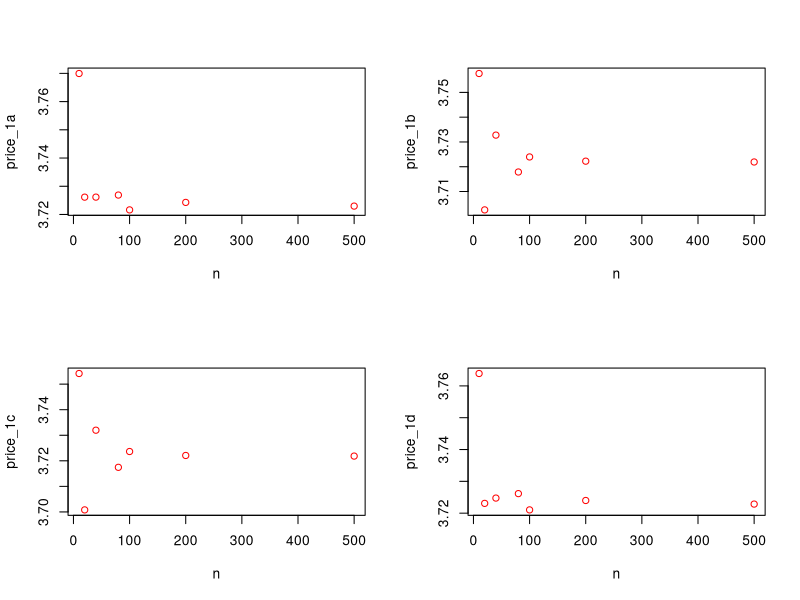
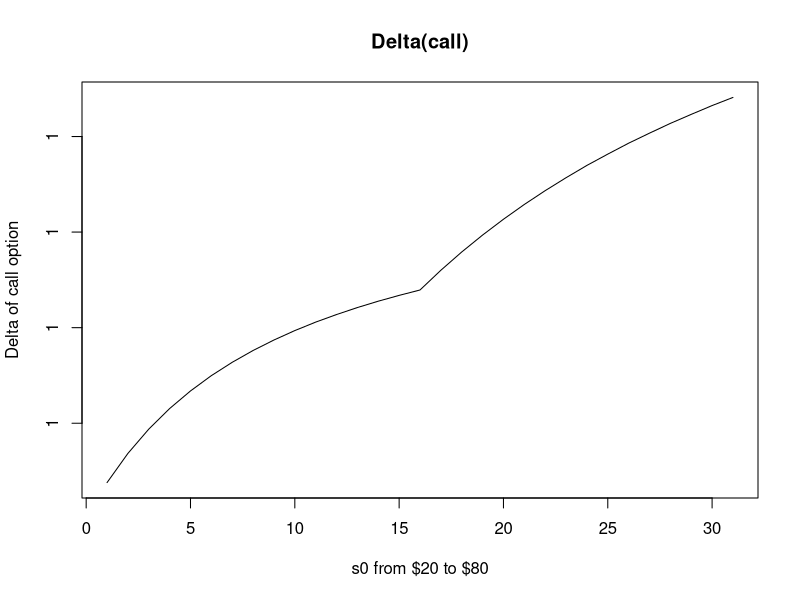
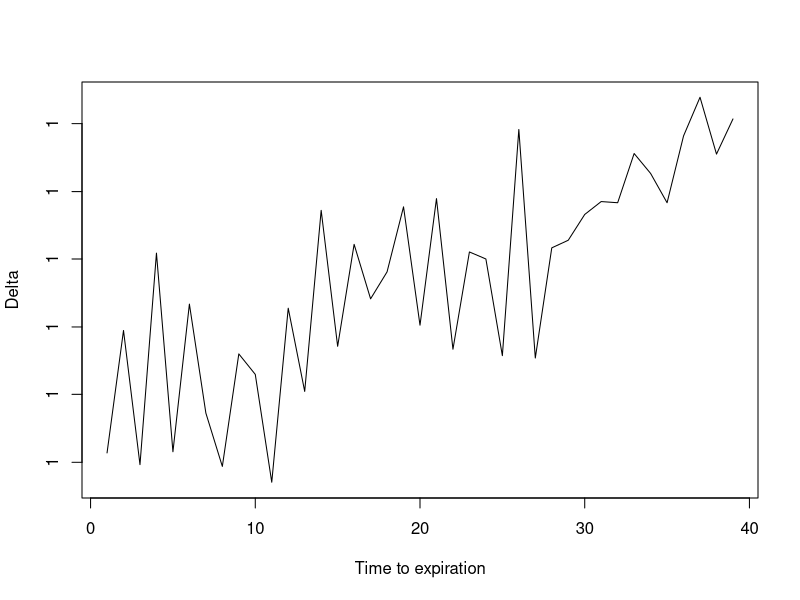
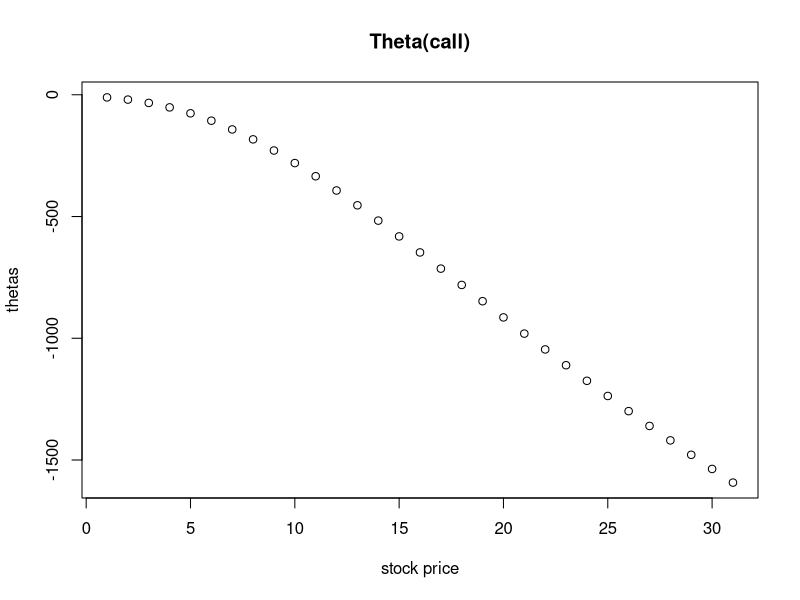
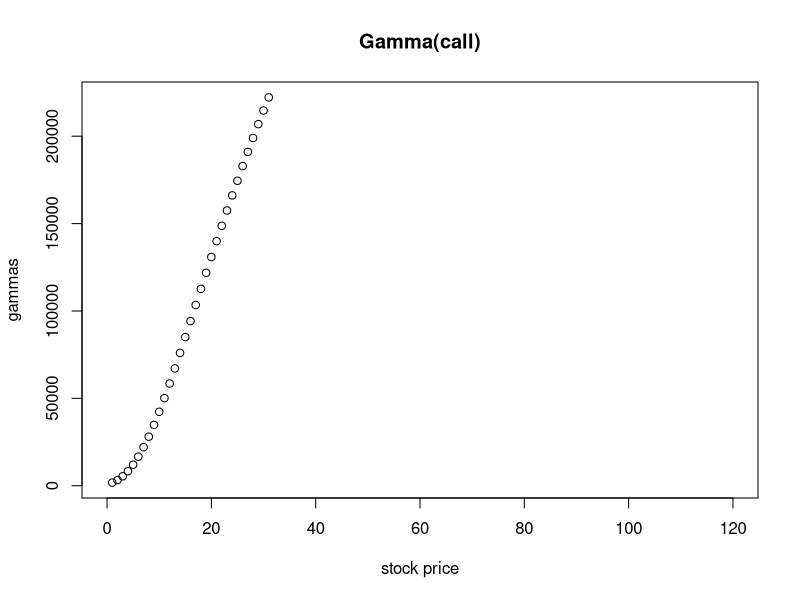
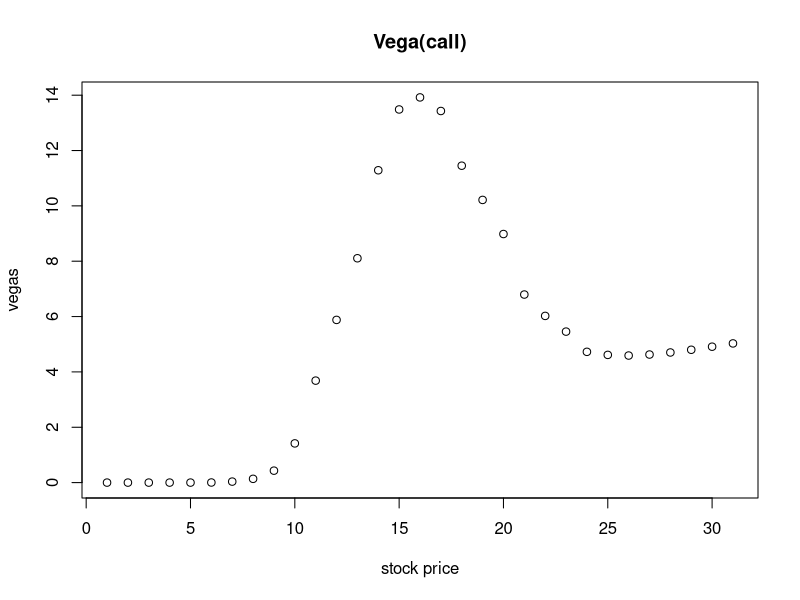
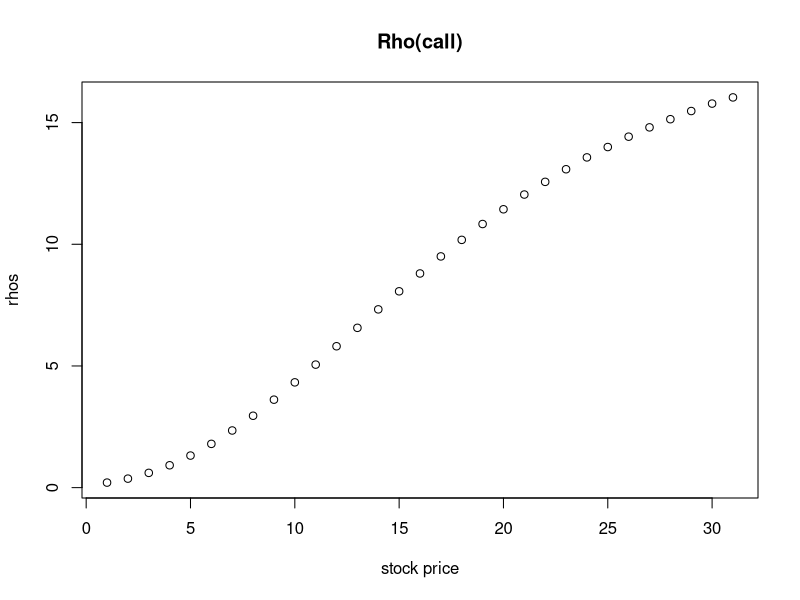
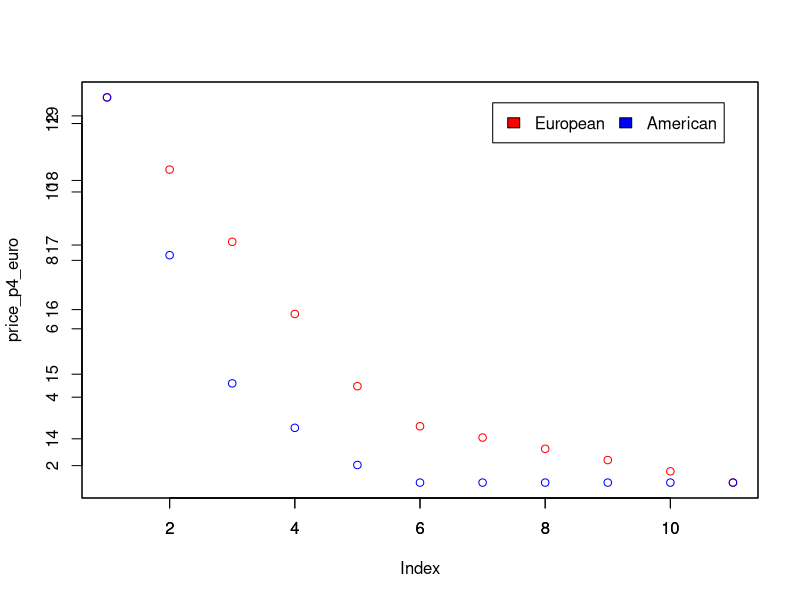

Recreate these plots in R, in order.
# 237G Project 4 Wei Wei

#### problem 1
r = .05
sigma = .24
s0 = 32
X = 30
maturity = 0.5
n = c(10,20,40,80,100,200,500)

binomialcall = function (u, d, p, s0, X, n, r, step) {
  R = exp(r * step)
  # c[j,i] represents the call value at time j if the stock price makes i downward movements out of a total of j movements.
  C = matrix(data = NA, nrow = n+1, ncol = n+1)
  for( i in 0:n ){
    C[n+1,i+1] = max(0, s0 * u^(n-i) * d^(i) - X)
  }
  for( j in n:1 ){
    for ( k in 1:j ){
      C[j,k] = (p * C[j+1,k] + (1-p) * C[j+1,k+1]) / R
    }
  }
  return( C[1,1] )
}

# (a)
step = maturity / n
c = 0.5 * ( exp(-r*step) + exp((r+sigma^2)*step))
d = c - sqrt(c^2-1)
u = 1/d
p = (exp(r*step) - d) / (u-d)
price_1a = array(data = NA, dim = length(n))
for (i in 1:length(n) ){
  price_1a[i] = binomialcall(u[i], d[i], p[i], s0, X, n[i], r, step[i])
}
# (b)
u = exp(r*step) * (1 + sqrt(exp(sigma^2*step)-1))
d = exp(r*step) * (1 - sqrt(exp(sigma^2*step)-1))
p = 1/2
price_1b = array(data = NA, dim = length(n))
for (i in 1:length(n) ){
  price_1b[i] = binomialcall(u[i], d[i], p, s0, X, n[i], r, step[i])
}
# (c)
u = exp((r-0.5*sigma^2)*step + sigma*sqrt(step))
d = exp((r-0.5*sigma^2)*step - sigma*sqrt(step))
p = 1/2
price_1c = array(data = NA, dim = length(n))
for (i in 1:length(n) ){
  price_1c[i] = binomialcall(u[i], d[i], p, s0, X, n[i], r, step[i])
}
# (d)
u = exp(sigma * sqrt(step))
d = exp( - sigma * sqrt(step))
p = 0.5 + 0.5*( (r-0.5*sigma^2) * sqrt(step) / sigma )
price_1d = array(data = NA, dim = length(n))
for (i in 1:length(n) ){
  price_1d[i] = binomialcall(u[i], d[i], p[i], s0, X, n[i], r, step[i])
}
par(mfrow=c(2,2))
plot(x = n, y = price_1a, xlab = "n", col = "red")
plot(x = n, y = price_1b, xlab = "n", col = "red")
plot(x = n, y = price_1c, xlab = "n", col = "red")
plot(x = n, y = price_1d, xlab = "n", col = "red")
par(mfrow=c(1,1))

#### problem 2
r = 0.02
s0 = 696.95 # GOOG stock price on April 27 2016
sigma = .24
K = floor(1.1*s0) # strike price 766
maturity = 260/360 # assume time to expiration date Jan 12 2017 is 260 days
# use the binomial call method in problem 1(c)
n = 20
step = maturity/n # divide the time interval into 100 periods.
u = exp((r-0.5*sigma^2)*step + sigma*sqrt(step))
d = exp((r-0.5*sigma^2)*step - sigma*sqrt(step))
p = 1/2
price_p2a = binomialcall(u,d,p, s0, K, n, r, step) # price = 34.12, based on sigma = .24
price_p2a
# (b)
# yahoo finance GOOG call(K = 765) price is 30.00
sigma = .2207
u = exp((r-0.5*sigma^2)*step + sigma*sqrt(step))
d = exp((r-0.5*sigma^2)*step - sigma*sqrt(step))
price_p2b = binomialcall(u,d,p, s0, K, n, r, step)
price_p2b

#### problem 3
K = 50
r = 0.03
sigma = 0.2
maturity = 0.3846 # 20 weeks
mu = 0.25
# (i)
DeltaCall = function(s0,u,d,K,n,r,maturity){
  step = maturity/n
  R = exp(r*step)
  p = (R - d)/(u-d) # risk-neutral probability
  P = matrix(data = NA, nrow = length(s0), ncol = n+1) # call option price
  for( row in 1:length(s0) ){
  for( i in 0:n ){
    P[row,i+1] = max(0, s0[row] * u^(n-i) * d^i - K )
  }
  for( j in (n:2) ){
    for( k in 1:j ){
      P[row,k] = ( p*P[row,k] + (1-p) * P[row,k+1] )/R
    }
  }
  }
  return ( (P[,1] - P[,2]) / (s0*u - s0*d) )
}

s0 = seq(20,80,2)
deltas = DeltaCall(s0, mu, 1/mu, K, 100, r, maturity) # 100 periods
plot(deltas, type = "l",main = "Delta(call)", ylab = "Delta of call option", xlab = "s0 from $20 to $80")

# (ii)
s0 = 49
maturity = seq(0,0.3846, 0.01)
step = 0.01
n = 100
DeltaCall_T =  function(s0,u,d,K,n,r,maturity){
  step = maturity / n
  R = exp(r*step)
  p = (R - d)/(u-d) # risk-neutral probability
  P = matrix(data = NA, nrow = length(maturity), ncol = n+1) # call option price, each column is a period
  for( i in 0:n ){
    P[,i+1] = max(0, s0 * u^(n-i) * d^i - K )
  }
  for( j in (n:2) ){
    for( k in 1:j ){
      P[,k] = ( p*P[,k] + (1-p) * P[,k+1] )/R
    }
  }
  return ( (P[,1] - P[,2]) / (s0*u - s0*d) )
}
deltas_T = DeltaCall_T(s0, mu, 1/mu, K, n, r, maturity)
plot(deltas_T, type = "l", xlab = "Time to expiration", ylab = "Delta")

# (iii)
Theta  = function(s0,u,d,K,n,r,maturity){
  step = maturity/n
  R = exp(r*step)
  p = (R - d)/(u-d) # risk-neutral probability
  P = matrix(data = NA, nrow = length(s0), ncol = n+1) # call option price
  for( row in 1:length(s0) ){
  for( i in 0:n ){
    P[row,i+1] = max(0, s0[row] * u^(n-i) * d^i - K )
  }
  }
  for( j in (n:2) ){
    for( k in 1:j ){
      P[,k] = ( p*P[,k] + (1-p) * P[,k+1] )/R
    }
  }
  return ( -(P[,1] - P[,2])/(step) )
}
s0 = seq(20,80,2)
maturity = 0.3846 # 20 weeks
n = 100
thetas = Theta(s0,u,d,K,n,r,maturity)
plot(thetas, main = "Theta(call)", xlab = "stock price")

# (iv)
Gamma = function(s0,u,d,K,n,r,maturity){
  step = maturity/n
  R = exp(r*step)
  p = (R - d)/(u-d) # risk-neutral probability
  P = matrix(data = NA, nrow = length(s0), ncol = n+1) # call option price
  for( row in 1:length(s0) ){
    for( i in 0:n ){
      P[row,i+1] = max(0, s0[row] * u^(n-i) * d^i - K )
    }
    for( j in (n:2) ){
      for( k in 1:j ){
        P[row,k] = ( p*P[row,k] + (1-p) * P[row,k+1] )/R
      }
    }
  }
  return ( (P[,3]+P[,1] - 2*P[,2])/(step*step) )
}
gammas = Gamma(s0,u,d,K,n,r,maturity)
plot(gammas, main = "Gamma(call)", xlab = "stock price", xlim = range(0:120))

# (v) Vega must be computed from running the binomial method twice
Vega = function(s0, sigma ,K,n,r,maturity){
  step = maturity/n
  R = exp(r*step)
  
  u = exp(sigma*sqrt(step))
  d = exp(- sigma*sqrt(step))
  
  p = (R - d)/(u-d) # risk-neutral probability
  P = matrix(data = NA, nrow = length(s0), ncol = n+1) # call option price
  for( row in 1:length(s0) ){
  for( i in 0:n ){
    P[row,i+1] = max(0, s0[row] * u^(n-i) * d^i - K )
  }
  for( j in (n:2) ){
    for( k in 1:j ){
      P[row,k] = ( p*P[row,k] + (1-p) * P[row,k+1] )/R
    }
  }
  }
  c1 = P[,1]
  
  dSigma = sigma/n
  sigma = sigma * (1+1/n)
  u = exp(sigma*sqrt(step))
  d = exp(- sigma*sqrt(step))
  p = (R - d)/(u-d) # risk-neutral probability
  P = matrix(data = NA, nrow = length(s0), ncol = n+1) # call option price
  for( row in 1:length(s0) ){
    for( i in 0:n ){
      P[row,i+1] = max(0, s0[row] * u^(n-i) * d^i - K )
    }
    for( j in (n:2) ){
      for( k in 1:j ){
        P[row,k] = ( p*P[row,k] + (1-p) * P[row,k+1] )/R
      }
    }
  }
  c2 = P[,1]
  
  Vega = (c2 - c1)/dSigma
  return(Vega)
}
vegas = Vega(s0, sigma,K,n,r,maturity)
plot(vegas, main = "Vega(call)", xlab = "stock price")

# (vi) Rho must be computed from running the binomial method twice
Rho  = function(s0,u,d,K,n,r,maturity){
  step = maturity/n
  R = exp(r*step)
  p = (R - d)/(u-d) # risk-neutral probability
  P = matrix(data = NA, nrow = length(s0), ncol = n+1) # call option price
  for( row in 1:length(s0) ){
    for( i in 0:n ){
      P[row,i+1] = max(0, s0[row] * u^(n-i) * d^i - K )
    }
    for( j in (n:2) ){
      for( k in 1:j ){
        P[row,k] = ( p*P[row,k] + (1-p) * P[row,k+1] )/R
      }
    }
  }
  p1 = P[,1]
  
  dr = r/n
  r = r*(1+1/n)
  R = exp(r*step)
  p = (R - d)/(u-d) # risk-neutral probability
  P = matrix(data = NA, nrow = length(s0), ncol = n+1) # call option price
  for( row in 1:length(s0) ){
    for( i in 0:n ){
      P[row,i+1] = max(0, s0[row] * u^(n-i) * d^i - K )
    }
    for( j in (n:2) ){
      for( k in 1:j ){
        P[row,k] = ( p*P[row,k] + (1-p) * P[row,k+1] )/R
      }
    }
  }
  p2 = P[,1]
  
  return ( (p2 - p1)/dr )
}
rhos = Rho(s0,u,d,K,n,r,maturity)
plot(rhos, main = "Rho(call)", xlab = "stock price")

#### problem 4
r = 0.05
sigma = 0.3
X = 100
maturity = 1
n = 3 # assume a 3-period binomial tree
s0 = seq(80,120,4)
europeanPut = function(s0,u,d,K,n,r,maturity){
  step = maturity/n
  R = exp(r*step)
  p = (R - d)/(u-d) # risk-neutral probability
  P = matrix(data = NA, nrow = length(s0), ncol = n+1) # option price, each row is an observation
  for( row in 1:length(s0) ){
    for( i in 0:n ){
      P[row,i+1] = max(0, K - s0[row] * u^(n-i) * d^i)
    }
  }
  for( j in n:2 ){
    for( k in 1:j ){
      P[,k] = (p*P[,k] + (1-p)*P[,k+1])/R
    }
  }
  return ( P[,1] )
}

americanPut = function(s0,u,d,K,n,r,maturity){
  step = maturity/n
  R = exp(r*step)
  p = (R - d)/(u-d) # risk-neutral probability
  P = matrix(data = NA, nrow = length(s0), ncol = n+1) # option price, each row is an observation
  for( row in 1:length(s0) ){
    for( i in 0:n ){
      P[row,i+1] = max(0, K - s0[row] * u^(n-i) * d^i)
    }
  
  for( j in n:1 ){
    for( k in 1:j ){
      P[row,k] = max( (p*P[row,k] + (1-p)*P[row,k+1])/R, K - s0 * u^(j-k+1) * d^(k-1) )
    }
  }
  }
  return ( P[,1] )
}

price_p4_euro = europeanPut( s0,u=1.13,d=0.8,X,n,r,maturity)
price_p4_amer = americanPut( s0,u=1.13,d=0.8,X,n,r,maturity)
plot(price_p4_euro, col = "red")
par(new = T)
plot(price_p4_amer, col = "blue", axis = FALSE, ylab = "", xlab = "")
legend("topright", inset=.05,
       c("European","American"), fill=c("red", "blue"), horiz=TRUE)

#### problem 5
r = 0.05
sigma = 0.24
s0 = 32
X = 30
maturity = 0.5 # 6 months
n = c(10, 15, 20, 40, 70, 80, 100, 200, 500)
TrinomialEuroCall = function(s0, Pu, Pd, X, n, maturity, r){
  Pm = 1 - Pu - Pd
  R = exp(r*maturity)
  C = matrix(data = NA, nrow = length(n), ncol = 2*n[length(n)]+1)
  for( row in 1:length(n) ){
    ncol = 2*n[row]+1
    for( i in 1:ncol ){
      C[row,i] = max(0, s0*u^(n[row]-i+1)*d^(i-1) - X)
    }
    for( j in (n[row]-1):0 ){
      for( k in 1:(2*j)){
        C[row,k+1] = Pu[row]*C[row,k+1] + Pm[row]*C[row,k+2] + Pd[row]*C[row,k+3]
      }
    }
  }
  C[,1]=C[,1]/R
  return(C[,1])
}
# (a)
dt = maturity/n
d = exp(-sigma*sqrt(3*dt))
u = 1/d
Pd = (r*dt*(1-u) + (r*dt)^2 + sigma^2*dt) / (u-d) / (1-d)
Pu = (r*dt*(1-d) + (r*dt)^2 + sigma^2*dt)/(u-d)/(u-1)
price_p5a = TrinomialEuroCall(s0, Pu, Pd, X, n, maturity, r)

# (b)
deltaXu = sigma*sqrt(3*dt)
deltaXd = -sigma*sqrt(3*dt)
Pd = 0.5*( (sigma^2*dt + (r-0.5*sigma^2)^2*dt^2) / (dt*deltaXu^2) - (r - sigma^2/2)*dt / dt / deltaXu)
Pu = 0.5*( (sigma^2*dt + (r-0.5*sigma^2)^2*dt^2) / (dt*deltaXu^2) + (r - sigma^2/2)*dt / dt / deltaXu)
price_p5b = TrinomialEuroCall(s0, Pu, Pd, X, n, maturity, r)

plot(price_p5a, ylab="Call price", col = "red")
legend("topright", inset=.05,
       c("a","b"), fill=c("red", "blue"), horiz=TRUE)
par(new = TRUE)
plot(price_p5b, ylab = "", axes = FALSE, col = "blue")

#### problem 6
GetHalton = function(HowMany, Base){
  seq = array(data = NA, dim = HowMany )
  NumBits = 1 + ceiling( log(HowMany)/log(Base) ) # number of points
  VecBase = Base^(-(1:NumBits)) # base^(-i) vector
  WorkVec = array(0, dim = NumBits)
  for( i in 1:HowMany ){
    j = 1
    ok = 0
    while( ok == 0 ){
      WorkVec[j] = WorkVec[j]+1
      if(WorkVec[j]<Base){
        ok = 1
      }
      else{
        WorkVec[j] = 0
        j = j+1
      }
    }
    seq[i] = sum(WorkVec * VecBase)
  }
  return(seq)
}

haltonEuropeanCall = function(s0, K, maturity, r, sigma, N, b1, b2){
  h1 = GetHalton(N, b1)
  h2 = GetHalton(N, b2)
  z1 = sqrt(-2*log(h1)) * cos(2*3.14*h2)
  z2 = sqrt(-2*log(h1)) * sin(2*3.14*h2)
  WT1 = sqrt(maturity) * z1
  WT2 = sqrt(maturity) * z2
  c1 = mean(max(0, s0 * exp((r-0.5*sigma^2)*maturity + sigma*WT1) - K )) * exp(-r*maturity)
  c2 = mean(max(0, s0 * exp((r-0.5*sigma^2)*maturity + sigma*WT2) - K )) * exp(-r*maturity)
  c = (c1+c2)/2
}

s0 = 80
K = 100
r = 0.05
maturity = 1
sigma = 0.24
N = 1000
b1 = 2
b2 = 3
C = haltonEuropeanCall(s0, K, maturity, r, sigma, N, b1, b2)